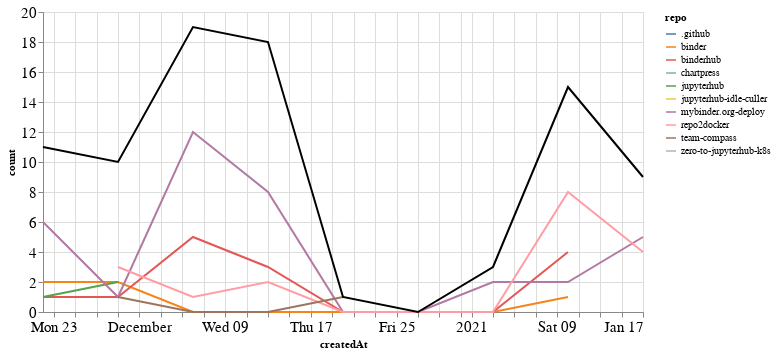

The notebook cell saved with this chart:
### Markdown cell above
### Comments

### Code cell
comments_time = comments.groupby('repo').resample('W', on='createdAt').count()['author'].reset_index()
comments_time = comments_time.rename(columns={'author': 'count'})
comments_time_total = comments_time.groupby('createdAt').agg({"count": "sum"}).reset_index()
ch1 = alt.Chart(comments_time, width=600).mark_line().encode(
    x='createdAt',
    y='count',
    color='repo',
    tooltip="repo"
)

ch2 = alt.Chart(comments_time_total, width=600).mark_line(color="black").encode(
    x='createdAt',
    y='count',
)

ch1 + ch2

### Figure 1 — Vega-Lite specification as saved in the notebook (floating-point values rounded to 4 significant figures)
{"config": {"axisLeft": {"labelFontSize": 15}, "axisBottom": {"labelFontSize": 15}}, "layer": [{"data": {"name": "data-03e8b286fe02b2bec1464cda52e3a516"}, "mark": "line", "encoding": {"color": {"type": "nominal", "field": "repo"}, "tooltip": {"type": "nominal", "field": "repo"}, "x": {"type": "temporal", "field": "createdAt"}, "y": {"type": "quantitative", "field": "count"}}, "width": 600}, {"data": {"name": "data-69c4594714f102376d2417ae53fc91bb"}, "mark": {"type": "line", "color": "black"}, "encoding": {"x": {"type": "temporal", "field": "createdAt"}, "y": {"type": "quantitative", "field": "count"}}, "width": 600}], "$schema": "https://vega.github.io/schema/vega-lite/v4.8.1.json", "datasets": {"data-03e8b286fe02b2bec1464cda52e3a516": [{"repo": ".github", "createdAt": "2020-12-06T00:00:00", "count": 1}, {"repo": "binder", "createdAt": "2020-11-22T00:00:00", "count": 2}, {"repo": "binder", "createdAt": "2020-11-29T00:00:00", "count": 2}, {"repo": "binder", "createdAt": "2020-12-06T00:00:00", "count": 0}, {"repo": "binder", "createdAt": "2020-12-13T00:00:00", "count": 0}, {"repo": "binder", "createdAt": "2020-12-20T00:00:00", "count": 0}, {"repo": "binder", "createdAt": "2020-12-27T00:00:00", "count": 0}, {"repo": "binder", "createdAt": "2021-01-03T00:00:00", "count": 0}, {"repo": "binder", "createdAt": "2021-01-10T00:00:00", "count": 1}, {"repo": "binderhub", "createdAt": "2020-11-22T00:00:00", "count": 1}, {"repo": "binderhub", "createdAt": "2020-11-29T00:00:00", "count": 1}, {"repo": "binderhub", "createdAt": "2020-12-06T00:00:00", "count": 5}, {"repo": "binderhub", "createdAt": "2020-12-13T00:00:00", "count": 3}, {"repo": "binderhub", "createdAt": "2020-12-20T00:00:00", "count": 0}, {"repo": "binderhub", "createdAt": "2020-12-27T00:00:00", "count": 0}, {"repo": "binderhub", "createdAt": "2021-01-03T00:00:00", "count": 0}, {"repo": "binderhub", "createdAt": "2021-01-10T00:00:00", "count": 4}, {"repo": "chartpress", "createdAt": "2020-11-22T00:00:00", "count": 1}, {"repo": "jupyterhub", "createdAt": "2020-11-22T00:00:00", "count": 1}, {"repo": "jupyterhub", "createdAt": "2020-11-29T00:00:00", "count": 2}, {"repo": "jupyterhub-idle-culler", "createdAt": "2021-01-03T00:00:00", "count": 1}, {"repo": "mybinder.org-deploy", "createdAt": "2020-11-22T00:00:00", "count": 6}, {"repo": "mybinder.org-deploy", "createdAt": "2020-11-29T00:00:00", "count": 1}, {"repo": "mybinder.org-deploy", "createdAt": "2020-12-06T00:00:00", "count": 12}, {"repo": "mybinder.org-deploy", "createdAt": "2020-12-13T00:00:00", "count": 8}, {"repo": "mybinder.org-deploy", "createdAt": "2020-12-20T00:00:00", "count": 0}, {"repo": "mybinder.org-deploy", "createdAt": "2020-12-27T00:00:00", "count": 0}, {"repo": "mybinder.org-deploy", "createdAt": "2021-01-03T00:00:00", "count": 2}, {"repo": "mybinder.org-deploy", "createdAt": "2021-01-10T00:00:00", "count": 2}, {"repo": "mybinder.org-deploy", "createdAt": "2021-01-17T00:00:00", "count": 5}, {"repo": "repo2docker", "createdAt": "2020-11-29T00:00:00", "count": 3}, {"repo": "repo2docker", "createdAt": "2020-12-06T00:00:00", "count": 1}, {"repo": "repo2docker", "createdAt": "2020-12-13T00:00:00", "count": 2}, {"repo": "repo2docker", "createdAt": "2020-12-20T00:00:00", "count": 0}, {"repo": "repo2docker", "createdAt": "2020-12-27T00:00:00", "count": 0}, {"repo": "repo2docker", "createdAt": "2021-01-03T00:00:00", "count": 0}, {"repo": "repo2docker", "createdAt": "2021-01-10T00:00:00", "count": 8}, {"repo": "repo2docker", "createdAt": "2021-01-17T00:00:00", "count": 4}, {"repo": "team-compass", "createdAt": "2020-11-29T00:00:00", "count": 1}, {"repo": "team-compass", "createdAt": "2020-12-06T00:00:00", "count": 0}, {"repo": "team-compass", "createdAt": "2020-12-13T00:00:00", "count": 0}, {"repo": "team-compass", "createdAt": "2020-12-20T00:00:00", "count": 1}, {"repo": "zero-to-jupyterhub-k8s", "createdAt": "2020-12-13T00:00:00", "count": 5}], "data-69c4594714f102376d2417ae53fc91bb": [{"createdAt": "2020-11-22T00:00:00", "count": 11}, {"createdAt": "2020-11-29T00:00:00", "count": 10}, {"createdAt": "2020-12-06T00:00:00", "count": 19}, {"createdAt": "2020-12-13T00:00:00", "count": 18}, {"createdAt": "2020-12-20T00:00:00", "count": 1}, {"createdAt": "2020-12-27T00:00:00", "count": 0}, {"createdAt": "2021-01-03T00:00:00", "count": 3}, {"createdAt": "2021-01-10T00:00:00", "count": 15}, {"createdAt": "2021-01-17T00:00:00", "count": 9}]}}
